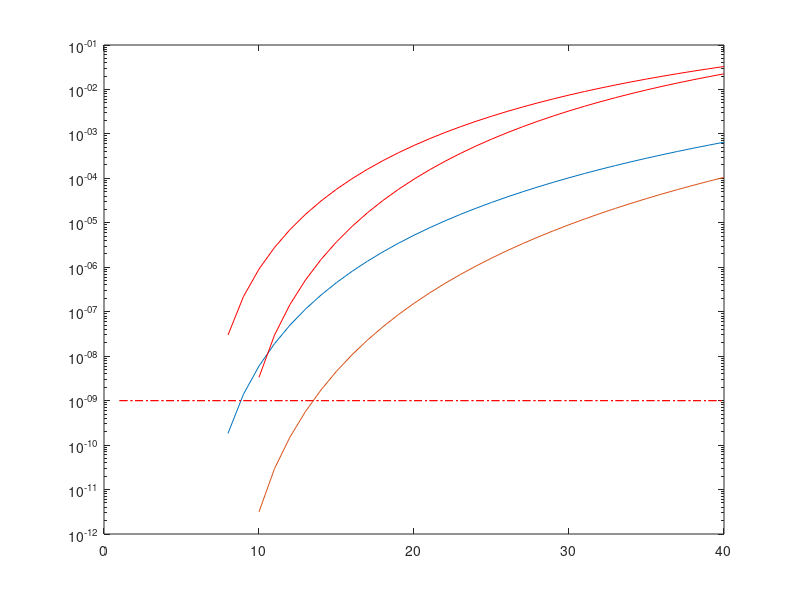

This figure's MATLAB source:
%This code is used to compute equation (20), (21) and (22) of my FYP report
%and as it stands, it generates Fig 10 and 11 by changing parameters on line
%19 and 20


function hard_limiting_MWOOC
%N_OOC is length of OOC which is equal to code length N, K is number of
%simultaneous users, q represent hit probabilities, p is prime number same
%as wavelength. 
 
%phi_OOC is cardinality 



clear all
clc
warning off

Pb1=MWOOC_HARD_LIMITING_BER(41,7,6);
Pb2=MWOOC_HARD_LIMITING_BER(41,9,6);



end

function [ Pb ] = MWOOC_HARD_LIMITING_BER( N,w, phi_OOC)


N_OOC = N;
Th    = w;
p     = 13;

% -- Bit Error Probability (BER) -- %
%-----------------------------------%
    
    qi = ( (w * (( phi_OOC*p) - 1)) + (w-1)^2 ) / ( 2*N_OOC * ( (phi_OOC * p^2) -1));
    q0 =  (  w^2 * ( (phi_OOC *p) - 1 )) / ( 2*N_OOC * ( (phi_OOC * p^2) -1));
    q = (( 1 / p) * q0) + ((p-1/p)*qi); 

    KA=w+1:1:40;
    ind = 0;
    for K=KA
        
        BER=0;
        for i = 0 : Th          
            BER1 = (-1)^i  *  nchoosek(w,i); 
            BER2 = (1 - (q*i/w))^(K-1);
            BER = BER + 0.5 * BER1 * BER2; 
        end
        ind = ind + 1;
        Pb(ind) = BER;
    end

    semilogy(KA, Pb); 
    hold on;
    
    
    
    

 %without - hard limiting

%-- Bit Error Probability (BER) -- %
%-----------------------------------%
    
 
    ind = 0;
    for K=KA
        
        BER=0;
        for i = Th : (K - 1)          
            BER1 = nchoosek(K-1,i); 
            BER2 = (q^i)*((1 - q)^(K-1-i));
            BER = BER + (0.5 * BER1 * BER2); 
        end
        ind = ind + 1;
        Pb(ind) = BER;
    end

    semilogy(KA, Pb, 'r'); 
    hold on;
    
    
    % BER Floor %
    
    Thr = ones(1,max(KA)) .* 1E-9;
    plot(Thr, 'r-.');
    hold on;

    
end


    
